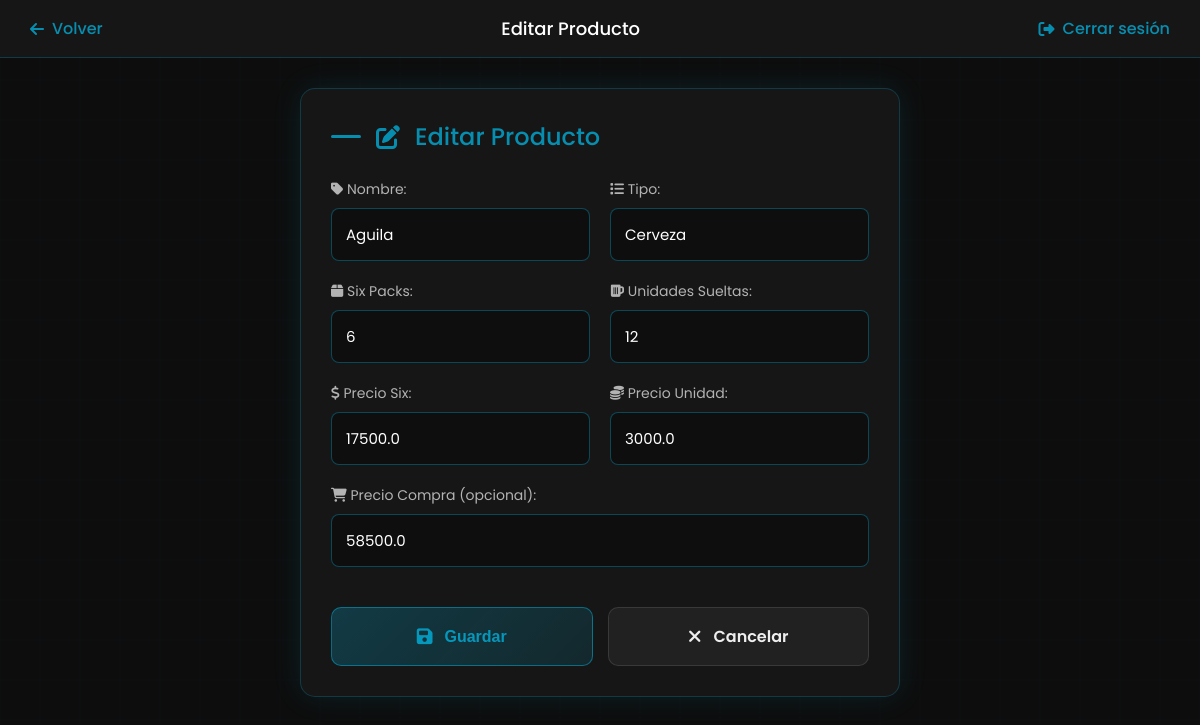
Screenshot of /editar_producto/19 (signed in) with the database file from the repository.
### tables this page shows
CREATE TABLE productos (
    id INTEGER PRIMARY KEY AUTOINCREMENT,
    nombre TEXT NOT NULL,
    tipo TEXT,
    six_disponibles INTEGER,
    unidades_sueltas INTEGER,
    precio_six REAL,
    precio_unidad REAL,
    precio_compra REAL,
    ganancia_estimada REAL
);

### app.py (the view, shortened to what this page needs)
@app.route('/editar_producto/<int:id>', methods=['GET', 'POST'])
@login_requerido
def editar_producto(id):
    if session['rol'] != 'admin':
        return redirect(url_for('login'))
    cur = get_db().cursor()
    cur.execute("SELECT * FROM productos WHERE id = ?", (id,))
    producto = cur.fetchone()
    if not producto:
        return "Producto no encontrado", 404
    return render_template('editar_producto.html', producto=producto)

### app.py (called while the page is built)
def login_requerido(f):
    @wraps(f)
    def decorada(*args, **kwargs):
        if 'usuario' not in session:
            return redirect(url_for('login'))
        response = make_response(f(*args, **kwargs))
        response.headers['Cache-Control'] = 'no-store, no-cache, must-revalidate, max-age=0'
        response.headers['Pragma'] = 'no-cache'
        return response
    return decorada

def get_db():
    db = getattr(g, '_database', None)
    if db is None:
        db = g._database = sqlite3.connect(DATABASE)
    return db

@app.teardown_appcontext
def close_connection(exception):
    db = getattr(g, '_database', None)
    if db:
        db.close()

### templates/editar_producto.html (shortened to what this page needs)
<!DOCTYPE html>
<html lang="es">
<head>
  <link rel="stylesheet" href="https://cdnjs.cloudflare.com/ajax/libs/font-awesome/6.5.0/css/all.min.css" />
</head>
<body>
  <div class="navbar">
    <a href="{{ url_for('inventario') }}"><i class="fas fa-arrow-left"></i> Volver</a>
    <span>Editar Producto</span>
    <a href="/logout"><i class="fas fa-sign-out-alt"></i> Cerrar sesión</a>
  </div>
  <div class="contenedor">
    <h2><i class="fas fa-edit"></i> Editar Producto</h2>
    <form method="POST">
      <div class="form-group">
        <div>
          <label for="nombre"><i class="fas fa-tag"></i> Nombre:</label>
          <input type="text" id="nombre" name="nombre" value="{{ producto[1] }}" required>
        </div>
        <div>
          <label for="tipo"><i class="fas fa-list"></i> Tipo:</label>
          <input type="text" id="tipo" name="tipo" value="{{ producto[2] }}">
        </div>
      </div>
      <div class="form-group">
        <div>
          <label for="six_disponibles"><i class="fas fa-box"></i> Six Packs:</label>
          <input type="number" id="six_disponibles" name="six_disponibles" value="{{ producto[3] }}" min="0">
        </div>
        <div>
          <label for="unidades_sueltas"><i class="fas fa-beer"></i> Unidades Sueltas:</label>
          <input type="number" id="unidades_sueltas" name="unidades_sueltas" value="{{ producto[4] }}" min="0">
        </div>
      </div>
      <div class="form-group">
        <div>
          <label for="precio_six"><i class="fas fa-dollar-sign"></i> Precio Six:</label>
          <input type="number" step="0.01" id="precio_six" name="precio_six" value="{{ producto[5] }}" min="0">
        </div>
        <div>
          <label for="precio_unidad"><i class="fas fa-coins"></i> Precio Unidad:</label>
          <input type="number" step="0.01" id="precio_unidad" name="precio_unidad" value="{{ producto[6] }}" min="0">
        </div>
      </div>
      <div>
        <label for="precio_compra"><i class="fas fa-shopping-cart"></i> Precio Compra (opcional):</label>
        <input type="number" step="0.01" id="precio_compra" name="precio_compra"
               value="{{ producto[7] if producto[7] else '' }}" min="0">
      </div>
      <div class="btn-group">
        <button type="submit" class="btn btn-primary">
          <i class="fas fa-save"></i> Guardar
        </button>
        <a href="{{ url_for('inventario') }}" class="btn btn-secondary">
          <i class="fas fa-times"></i> Cancelar
        </a>
      </div>
    </form>
  </div>
</body>
</html>

### templates/editar_producto.html (style rules this page uses)
* { box-sizing: border-box; margin: 0; padding: 0; }
body { font-family: 'Poppins', sans-serif; background-size: 40px 40px; color: #eee; min-height: 100vh; }
.navbar { background: rgba(26, 26, 26, 0.8); padding: 15px 30px; display: flex; justify-content: space-between; align-items: center; border-bottom: 1px solid rgba(0, 204, 255, 0.2); backdrop-filter: blur(5px); }
.navbar a { color: #00ccffaa; text-decoration: none; font-weight: 500; display: flex; align-items: center; gap: 8px; transition: all 0.3s ease; }
.navbar span { color: #fff; font-weight: 500; font-size: 18px; }
.contenedor { max-width: 600px; margin: 30px auto; padding: 30px; background: rgba(26, 26, 26, 0.8); border-radius: 15px; box-shadow: 0 0 30px rgba(0, 204, 255, 0.1); backdrop-filter: blur(5px); border: 1px solid rgba(0, 204, 255, 0.2); }
h2 { color: #00ccffaa; margin-bottom: 25px; font-weight: 500; display: flex; align-items: center; gap: 15px; }
h2::before { content: ''; display: block; width: 30px; height: 3px; background: #00ccffaa; border-radius: 3px; }
form { display: grid; gap: 20px; }
.form-group { display: grid; gap: 20px; grid-template-columns: 1fr 1fr; }
label { display: block; margin-bottom: 8px; color: #b3b3b3; font-size: 14px; font-weight: 400; }
input, select { width: 100%; padding: 14px; border-radius: 8px; border: 1px solid rgba(0, 204, 255, 0.3); background: rgba(0, 0, 0, 0.3); color: #fff; font-family: 'Poppins', sans-serif; font-size: 15px; transition: all 0.3s ease; }
.btn-group { display: flex; gap: 15px; margin-top: 20px; }
.btn { flex: 1; padding: 16px; border: none; border-radius: 10px; font-weight: 600; font-size: 16px; cursor: pointer; transition: all 0.3s ease; display: flex; align-items: center; justify-content: center; gap: 12px; text-decoration: none; }
.btn-primary { background: linear-gradient(135deg, rgba(0, 204, 255, 0.2), rgba(0, 204, 255, 0.1)); color: #00ccffaa; border: 1px solid rgba(0, 204, 255, 0.4); }
.btn-secondary { background: rgba(255, 255, 255, 0.05); color: #eee; border: 1px solid rgba(255, 255, 255, 0.1); }
.btn i { font-size: 18px; transition: all 0.3s ease; }

### rows the page displays
productos: nombre "Aguila", tipo "Cerveza", six_disponibles "6", unidades_sueltas "12", precio_six "17500.0", precio_unidad "3000.0", precio_compra "58500.0"
